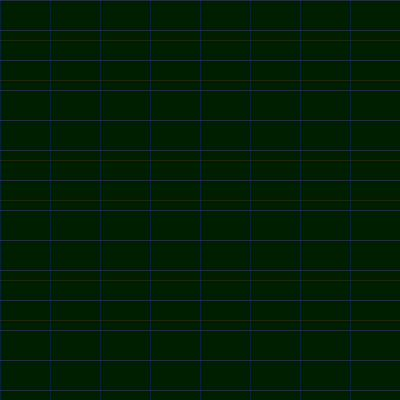
#> input picture unit-1/lesson-4/edited images/idk400.jpg, 400 x 400 px
$ python classnotes.py 'edited images/idk400.jpg' 'edited images/test10.jpg'
#> lines starting #> are read from the running program, lines starting #| are printed output that depends on the picture
import sys
from PIL import Image

# [54 lines of commented-out code are left out]

img = Image.open( sys.argv[1] )
#> img is the input picture: PIL image 400x400 RGB; mean R, G, B 2.7, 30.7, 6.8
img_hsv = img.convert(mode="HSV")
#> img_hsv: PIL image 400x400 HSV; mean H, S, V 91.8, 242.7, 31.6
img_hsv_data = img_hsv.getdata()

new_img_data = []
for p in img_hsv_data:
    print(p)
    if p[2] < 55:
        new_img_data.append( (255,255,255) )
    else:
        new_img_data.append(p)
#> this loop made 160000 passes
#> p on passes 1 to 3: (159, 149, 94), (158, 154, 84), (155, 153, 73)
#| (159, 149, 94)
#| (158, 154, 84)
#| (155, 153, 73)
#| (149, 137, 65)
#| (142, 121, 59)
#| (129, 107, 50)
#| (123, 96, 50)
#| (118, 93, 52)
#> (further printed lines are left out)
#> after the loop, new_img_data = 160000 items


img_hsv.putdata(new_img_data)
#> img_hsv: PIL image 400x400 HSV; mean H, S, V 253.1, 253.1, 251.6
img_rgb = img_hsv.convert("RGB")
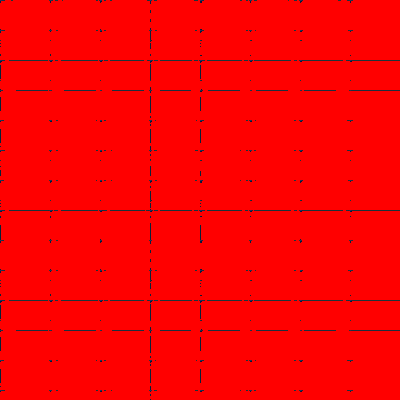
#> img_rgb: PIL image 400x400 RGB; mean R, G, B 250.9, 0.8, 1.1
img_rgb.save("filtered.jpg")


# [304 lines of commented-out code are left out]

$ run again, on unit-1/lesson-4/edited images/test11.jpg
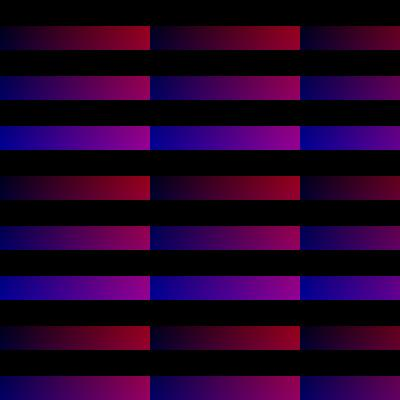
#> input picture unit-1/lesson-4/edited images/test11.jpg, 400 x 400 px
#> img is the input picture: PIL image 400x400 RGB; mean R, G, B 33.2, 0.8, 39.5
#> the loop `for p in img_hsv_data:` made 160000 passes
#| (0, 0, 0)
#| (0, 0, 0)
#| (0, 0, 0)
#| (0, 0, 0)
#| (0, 0, 0)
#> (further printed lines are left out)
#> after the loop `for p in img_hsv_data:`: new_img_data = 160000 items
#> `img_rgb = img_hsv.convert("RGB")`:
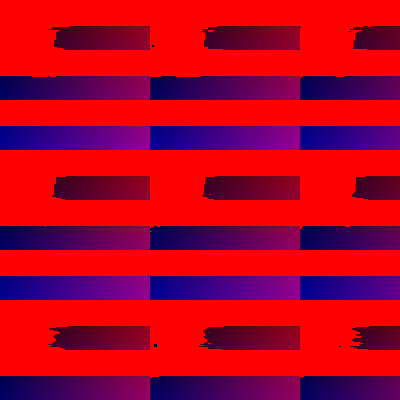
#> img_rgb: PIL image 400x400 RGB; mean R, G, B 182, 0.5, 35.9
